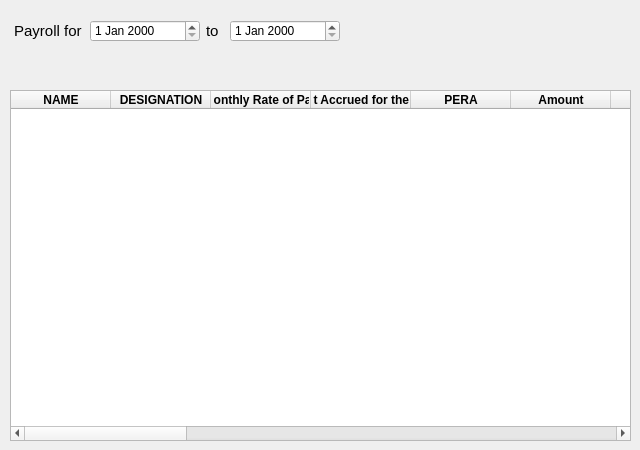
    <widget class="QWidget" name="tab_2">
     <attribute name="title">
      <string>payroll_add_edit</string>
     </attribute>
     <widget class="QTableWidget" name="tableWidget_2">
      <property name="geometry">
       <rect>
        <x>10</x>
        <y>90</y>
        <width>621</width>
        <height>351</height>
       </rect>
      </property>
      <column>
       <property name="text">
        <string>NAME</string>
       </property>
       <property name="font">
        <font>
         <weight>75</weight>
         <bold>true</bold>
        </font>
       </property>
      </column>
      <column>
       <property name="text">
        <string>DESIGNATION</string>
       </property>
       <property name="font">
        <font>
         <weight>75</weight>
         <bold>true</bold>
        </font>
       </property>
      </column>
      <column>
       <property name="text">
        <string>Monthly Rate of Pay</string>
       </property>
       <property name="font">
        <font>
         <weight>75</weight>
         <bold>true</bold>
        </font>
       </property>
      </column>
      <column>
       <property name="text">
        <string>Amount Accrued for the Period</string>
       </property>
       <property name="font">
        <font>
         <weight>75</weight>
         <bold>true</bold>
        </font>
       </property>
      </column>
      <column>
       <property name="text">
        <string>PERA</string>
       </property>
       <property name="font">
        <font>
         <weight>75</weight>
         <bold>true</bold>
        </font>
       </property>
      </column>
      <column>
       <property name="text">
        <string>Amount</string>
       </property>
       <property name="font">
        <font>
         <weight>75</weight>
         <bold>true</bold>
        </font>
       </property>
      </column>
      <column>
       <property name="text">
        <string>W/TAX</string>
       </property>
       <property name="font">
        <font>
         <weight>75</weight>
         <bold>true</bold>
        </font>
       </property>
      </column>
      <column>
       <property name="text">
        <string>GSIS EDUC'L. LOAN</string>
       </property>
       <property name="font">
        <font>
         <weight>75</weight>
         <bold>true</bold>
        </font>
       </property>
      </column>
      <column>
       <property name="text">
        <string>PAG-IBIG PERSONAL</string>
       </property>
       <property name="font">
        <font>
         <weight>75</weight>
         <bold>true</bold>
        </font>
       </property>
      </column>
      <column>
       <property name="text">
        <string>PAG-IBIG GOV'T</string>
       </property>
       <property name="font">
        <font>
         <weight>75</weight>
         <bold>true</bold>
        </font>
       </property>
      </column>
      <column>
       <property name="text">
        <string>PAG-IBIG MPL</string>
       </property>
       <property name="font">
        <font>
         <weight>75</weight>
         <bold>true</bold>
        </font>
       </property>
      </column>
      <column>
       <property name="text">
        <string>PAG-IBIG CALAMITY LOAN</string>
       </property>
       <property name="font">
        <font>
         <weight>75</weight>
         <bold>true</bold>
        </font>
       </property>
      </column>
      <column>
       <property name="text">
        <string>PAG-IBIG HOUSING LOAN</string>
       </property>
       <property name="font">
        <font>
         <weight>75</weight>
         <bold>true</bold>
        </font>
       </property>
      </column>
      <column>
       <property name="text">
        <string>PHILHEALTH PERSONAL</string>
       </property>
       <property name="font">
        <font>
         <weight>75</weight>
         <bold>true</bold>
        </font>
       </property>
      </column>
      <column>
       <property name="text">
        <string>PHILHEALTH GOV'T</string>
       </property>
       <property name="font">
        <font>
         <weight>75</weight>
         <bold>true</bold>
        </font>
       </property>
      </column>
      <column>
       <property name="text">
        <string>RURAL BANK OF PILAR</string>
       </property>
       <property name="font">
        <font>
         <weight>75</weight>
         <bold>true</bold>
        </font>
       </property>
      </column>
      <column>
       <property name="text">
        <string>GEMPCO Reg. Loan</string>
       </property>
       <property name="font">
        <font>
         <weight>75</weight>
         <bold>true</bold>
        </font>
       </property>
      </column>
      <column>
       <property name="text">
        <string>GEMPCO-EDUCL. LOAN</string>
       </property>
       <property name="font">
        <font>
         <weight>75</weight>
         <bold>true</bold>
        </font>
       </property>
      </column>
      <column>
       <property name="text">
        <string>SOPRECCO REG. LOAN</string>
       </property>
       <property name="font">
        <font>
         <weight>75</weight>
         <bold>true</bold>
        </font>
       </property>
      </column>
      <column>
       <property name="text">
        <string>SOPRECCO-EDUCL. LOAN</string>
       </property>
       <property name="font">
        <font>
         <weight>75</weight>
         <bold>true</bold>
        </font>
       </property>
      </column>
      <column>
       <property name="text">
        <string>SOPRECCO SHARE</string>
       </property>
       <property name="font">
        <font>
         <weight>75</weight>
         <bold>true</bold>
        </font>
       </property>
      </column>
      <column>
       <property name="text">
        <string>Amount Due</string>
       </property>
       <property name="font">
        <font>
         <weight>75</weight>
         <bold>true</bold>
        </font>
       </property>
      </column>
     </widget>
     <widget class="QPushButton" name="pushButton_11">
      <property name="geometry">
       <rect>
        <x>360</x>
        <y>10</y>
        <width>41</width>
        <height>41</height>
       </rect>
      </property>
      <property name="toolTip">
       <string>&lt;html&gt;&lt;head/&gt;&lt;body&gt;&lt;p&gt;save to database&lt;/p&gt;&lt;/body&gt;&lt;/html&gt;</string>
      </property>
      <property name="text">
       <string/>
      </property>
      <property name="icon">
       <iconset resource="icons.qrc">
        <normaloff>:/icons/hdd.png</normaloff>:/icons/hdd.png</iconset>
      </property>
      <property name="iconSize">
       <size>
        <width>32</width>
        <height>32</height>
       </size>
      </property>
      <property name="flat">
       <bool>true</bool>
      </property>
     </widget>
     <widget class="QPushButton" name="pushButton_12">
      <property name="geometry">
       <rect>
        <x>480</x>
        <y>10</y>
        <width>41</width>
        <height>41</height>
       </rect>
      </property>
      <property name="toolTip">
       <string>&lt;html&gt;&lt;head/&gt;&lt;body&gt;&lt;p&gt;cancel&lt;/p&gt;&lt;/body&gt;&lt;/html&gt;</string>
      </property>
      <property name="text">
       <string/>
      </property>
      <property name="icon">
       <iconset resource="icons.qrc">
        <normaloff>:/icons/cancel.png</normaloff>:/icons/cancel.png</iconset>
      </property>
      <property name="iconSize">
       <size>
        <width>32</width>
        <height>32</height>
       </size>
      </property>
      <property name="flat">
       <bool>true</bool>
      </property>
     </widget>
     <widget class="QPushButton" name="pushButton_13">
      <property name="geometry">
       <rect>
        <x>400</x>
        <y>10</y>
        <width>41</width>
        <height>41</height>
       </rect>
      </property>
      <property name="toolTip">
       <string>&lt;html&gt;&lt;head/&gt;&lt;body&gt;&lt;p&gt;open in excel&lt;/p&gt;&lt;/body&gt;&lt;/html&gt;</string>
      </property>
      <property name="text">
       <string/>
      </property>
      <property name="icon">
       <iconset resource="icons.qrc">
        <normaloff>:/icons/xls.png</normaloff>:/icons/xls.png</iconset>
      </property>
      <property name="iconSize">
       <size>
        <width>32</width>
        <height>32</height>
       </size>
      </property>
      <property name="flat">
       <bool>true</bool>
      </property>
     </widget>
     <widget class="QPushButton" name="pushButton_14">
      <property name="geometry">
       <rect>
        <x>10</x>
        <y>50</y>
        <width>41</width>
        <height>41</height>
       </rect>
      </property>
      <property name="toolTip">
       <string>&lt;html&gt;&lt;head/&gt;&lt;body&gt;&lt;p&gt;add employee&lt;/p&gt;&lt;/body&gt;&lt;/html&gt;</string>
      </property>
      <property name="text">
       <string/>
      </property>
      <property name="icon">
       <iconset resource="icons.qrc">
        <normaloff>:/icons/add-database.png</normaloff>:/icons/add-database.png</iconset>
      </property>
      <property name="iconSize">
       <size>
        <width>30</width>
        <height>30</height>
       </size>
      </property>
      <property name="flat">
       <bool>true</bool>
      </property>
     </widget>
     <widget class="QPushButton" name="pushButton_15">
      <property name="geometry">
       <rect>
        <x>50</x>
        <y>50</y>
        <width>41</width>
        <height>41</height>
       </rect>
      </property>
      <property name="toolTip">
       <string>&lt;html&gt;&lt;head/&gt;&lt;body&gt;&lt;p&gt;delete record&lt;/p&gt;&lt;/body&gt;&lt;/html&gt;</string>
      </property>
      <property name="text">
       <string/>
      </property>
      <property name="icon">
       <iconset resource="icons.qrc">
        <normaloff>:/icons/delete.png</normaloff>:/icons/delete.png</iconset>
      </property>
      <property name="iconSize">
       <size>
        <width>30</width>
        <height>30</height>
       </size>
      </property>
      <property name="flat">
       <bool>true</bool>
      </property>
     </widget>
     <widget class="QLabel" name="label_3">
      <property name="geometry">
       <rect>
        <x>10</x>
        <y>20</y>
        <width>91</width>
        <height>21</height>
       </rect>
      </property>
      <property name="font">
       <font>
        <pointsize>11</pointsize>
       </font>
      </property>
      <property name="text">
       <string> Payroll for </string>
      </property>
     </widget>
     <widget class="QDateEdit" name="dateEdit">
      <property name="geometry">
       <rect>
        <x>90</x>
        <y>20</y>
        <width>110</width>
        <height>22</height>
       </rect>
      </property>
     </widget>
     <widget class="QLabel" name="label_4">
      <property name="geometry">
       <rect>
        <x>206</x>
        <y>20</y>
        <width>16</width>
        <height>21</height>
       </rect>
      </property>
      <property name="font">
       <font>
        <pointsize>11</pointsize>
       </font>
      </property>
      <property name="text">
       <string>to</string>
      </property>
     </widget>
     <widget class="QDateEdit" name="dateEdit_2">
      <property name="geometry">
       <rect>
        <x>230</x>
        <y>20</y>
        <width>110</width>
        <height>22</height>
       </rect>
      </property>
     </widget>
     <widget class="QPushButton" name="pushButton_21">
      <property name="geometry">
       <rect>
        <x>440</x>
        <y>10</y>
        <width>41</width>
        <height>41</height>
       </rect>
      </property>
      <property name="toolTip">
       <string>&lt;html&gt;&lt;head/&gt;&lt;body&gt;&lt;p&gt;print payroll&lt;/p&gt;&lt;/body&gt;&lt;/html&gt;</string>
      </property>
      <property name="text">
       <string/>
      </property>
      <property name="icon">
       <iconset resource="icons.qrc">
        <normaloff>:/icons/print.png</normaloff>:/icons/print.png</iconset>
      </property>
      <property name="iconSize">
       <size>
        <width>32</width>
        <height>32</height>
       </size>
      </property>
      <property name="flat">
       <bool>true</bool>
      </property>
     </widget>
    </widget>
